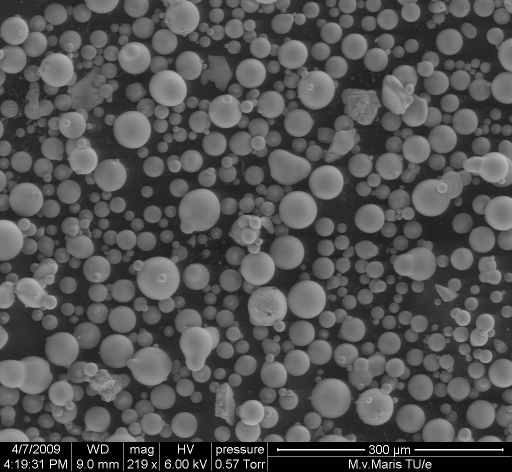
%> input picture NavinTracker072415_under_progress2/stats_and_math/geometry/measuretool/example_glass_particles.tif, 1024 x 943 px (shown at 1/2 size)
$ octave --eval "result = timestamp_from_image(imread('../stats_and_math/geometry/measuretool/example_glass_particles.tif'));"   (GNU Octave 9; MATLAB toolbox functions it lacks are replaced by stand-ins)
%> lines starting %> are read from the running program, lines starting %| are printed output that depends on the picture; in (x1, y1, x2, y2) boxes, pixels count from 0 and x2, y2 are one past the last pixel; in counts of white or black regions, pixels touching at a corner belong together; the program's own positions count from 1
### NavinTracker072415_under_progress2/image_processing/custom_im2bw.m
function BW = custom_im2bw(A, level)
%> called with level = 5

% BW = (A > 255*level);

BW = (A > level);
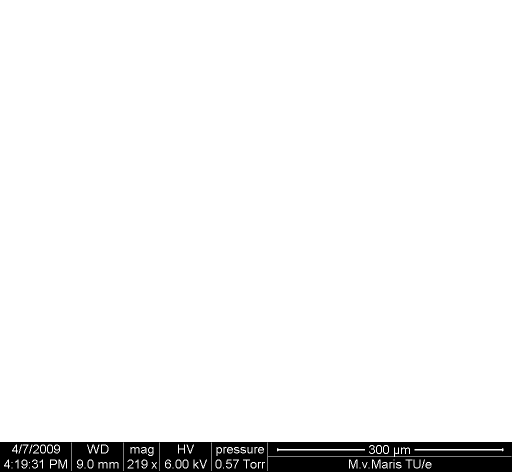
%> BW: size 943x1024 logical (shown at 1/2 size); 94.5% white; 26 black regions (3 under 20 px), largest, box (x1, y1, x2, y2) and area: (0, 884, 1024, 943) 51869, (204, 891, 215, 905) 141, (82, 891, 90, 905) 100

return
end

### NavinTracker072415_under_progress2/image_processing/timestamp_coords_from_image.m
function timestamp_coords = timestamp_coords_from_image(image)

global Prefs;

timestamp_coords = [];

if(isempty(Prefs))
    timerbox_thresh = 5;
else
    if(Prefs.timerbox_flag == 0)
        return;
    end
    timerbox_thresh =  Prefs.timerbox_thresh;
end

pix = ~custom_im2bw(image, timerbox_thresh);
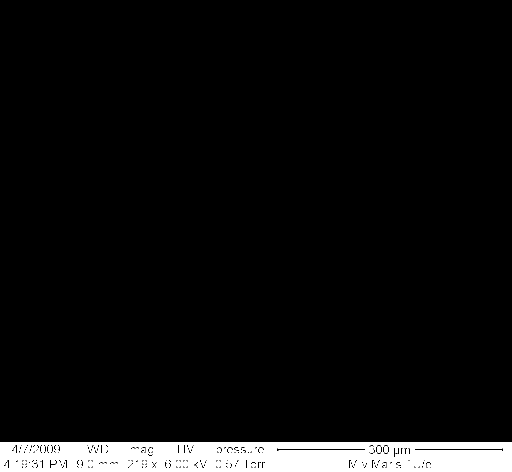
%> pix: size 943x1024 logical (shown at 1/2 size); 5.5% white; 26 white regions (3 under 20 px), largest, box (x1, y1, x2, y2) and area: (0, 884, 1024, 943) 51869, (204, 891, 215, 905) 141, (82, 891, 90, 905) 100

s = custom_regionprops(bwconncomp_sorted(pix,'descend'), {'PixelList'});

timestamp_coords(1) = s(1).PixelList(1,2);
timestamp_coords(2) = s(1).PixelList(end,2);
timestamp_coords(3) = s(1).PixelList(1,1);
timestamp_coords(4)= s(1).PixelList(end,1);

return;
end

### NavinTracker072415_under_progress2/image_processing/bwconncomp_sorted.m
function cc = bwconncomp_sorted(pix, ascend_flag)
%> called with ascend_flag = 'descend'
% wrapper for bwconncomp that returns cc sorted by object size in
% default ascending order

cc = bwconncomp(pix);
%> cc = 26 connected components
%> (the rest of the program and of its run is left out)
